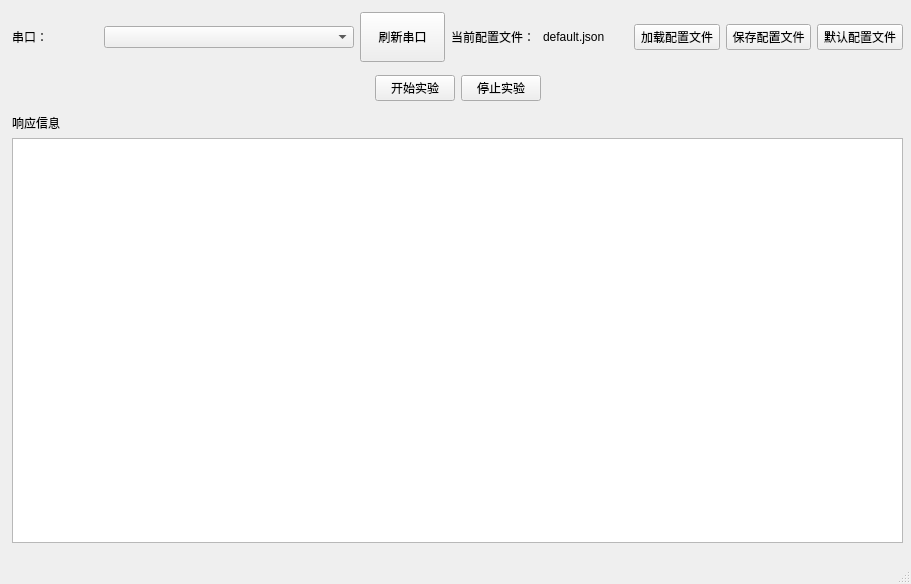
<?xml version="1.0" encoding="UTF-8"?>
<ui version="4.0">
 <class>tab7_window</class>
 <widget class="QMainWindow" name="tab7_window">
  <property name="geometry">
   <rect>
    <x>0</x>
    <y>0</y>
    <width>911</width>
    <height>584</height>
   </rect>
  </property>
  <property name="sizePolicy">
   <sizepolicy hsizetype="Expanding" vsizetype="Expanding">
    <horstretch>0</horstretch>
    <verstretch>0</verstretch>
   </sizepolicy>
  </property>
  <property name="windowTitle">
   <string>MainWindow</string>
  </property>
  <widget class="QWidget" name="centralwidget">
   <property name="enabled">
    <bool>true</bool>
   </property>
   <property name="sizePolicy">
    <sizepolicy hsizetype="Expanding" vsizetype="Expanding">
     <horstretch>0</horstretch>
     <verstretch>0</verstretch>
    </sizepolicy>
   </property>
   <widget class="QWidget" name="verticalLayoutWidget_3">
    <property name="geometry">
     <rect>
      <x>7</x>
      <y>7</y>
      <width>901</width>
      <height>541</height>
     </rect>
    </property>
    <layout class="QVBoxLayout" name="verticalLayout_2">
     <property name="sizeConstraint">
      <enum>QLayout::SetMinAndMaxSize</enum>
     </property>
     <property name="leftMargin">
      <number>5</number>
     </property>
     <property name="topMargin">
      <number>5</number>
     </property>
     <property name="rightMargin">
      <number>5</number>
     </property>
     <property name="bottomMargin">
      <number>5</number>
     </property>
     <item>
      <layout class="QHBoxLayout" name="horizontalLayout">
       <property name="sizeConstraint">
        <enum>QLayout::SetMaximumSize</enum>
       </property>
       <item>
        <widget class="QLabel" name="label_3">
         <property name="text">
          <string>串口：</string>
         </property>
        </widget>
       </item>
       <item>
        <widget class="QComboBox" name="tab_7_port_combox">
         <property name="minimumSize">
          <size>
           <width>250</width>
           <height>0</height>
          </size>
         </property>
        </widget>
       </item>
       <item>
        <widget class="QPushButton" name="tab_7_refresh_port_btn">
         <property name="minimumSize">
          <size>
           <width>0</width>
           <height>50</height>
          </size>
         </property>
         <property name="text">
          <string>刷新串口</string>
         </property>
        </widget>
       </item>
       <item>
        <widget class="QLabel" name="label">
         <property name="text">
          <string>当前配置文件：</string>
         </property>
        </widget>
       </item>
       <item>
        <widget class="QLabel" name="config_name_label">
         <property name="text">
          <string>default.json</string>
         </property>
        </widget>
       </item>
       <item>
        <widget class="QPushButton" name="load_config_btn">
         <property name="text">
          <string>加载配置文件</string>
         </property>
        </widget>
       </item>
       <item>
        <widget class="QPushButton" name="save_config_btn">
         <property name="text">
          <string>保存配置文件</string>
         </property>
        </widget>
       </item>
       <item>
        <widget class="QPushButton" name="default_config_btn">
         <property name="text">
          <string>默认配置文件</string>
         </property>
        </widget>
       </item>
      </layout>
     </item>
     <item>
      <layout class="QVBoxLayout" name="content_layout"/>
     </item>
     <item>
      <layout class="QVBoxLayout" name="verticalLayout" stretch="0,1">
       <item>
        <layout class="QHBoxLayout" name="horizontalLayout_2">
         <item>
          <spacer name="horizontalSpacer">
           <property name="orientation">
            <enum>Qt::Horizontal</enum>
           </property>
           <property name="sizeHint" stdset="0">
            <size>
             <width>20</width>
             <height>40</height>
            </size>
           </property>
          </spacer>
         </item>
         <item>
          <widget class="QPushButton" name="start_btn">
           <property name="text">
            <string>开始实验</string>
           </property>
          </widget>
         </item>
         <item>
          <widget class="QPushButton" name="stop_btn">
           <property name="text">
            <string>停止实验</string>
           </property>
          </widget>
         </item>
         <item>
          <spacer name="horizontalSpacer_2">
           <property name="orientation">
            <enum>Qt::Horizontal</enum>
           </property>
           <property name="sizeHint" stdset="0">
            <size>
             <width>20</width>
             <height>40</height>
            </size>
           </property>
          </spacer>
         </item>
        </layout>
       </item>
       <item>
        <layout class="QVBoxLayout" name="verticalLayout_3" stretch="0,1">
         <item>
          <widget class="QLabel" name="label_4">
           <property name="sizePolicy">
            <sizepolicy hsizetype="Minimum" vsizetype="Minimum">
             <horstretch>0</horstretch>
             <verstretch>0</verstretch>
            </sizepolicy>
           </property>
           <property name="text">
            <string>响应信息</string>
           </property>
          </widget>
         </item>
         <item>
          <widget class="QListWidget" name="tab_7_responselist"/>
         </item>
        </layout>
       </item>
      </layout>
     </item>
    </layout>
   </widget>
  </widget>
  <widget class="QMenuBar" name="menubar">
   <property name="geometry">
    <rect>
     <x>0</x>
     <y>0</y>
     <width>911</width>
     <height>22</height>
    </rect>
   </property>
   <property name="defaultUp">
    <bool>false</bool>
   </property>
   <property name="nativeMenuBar">
    <bool>true</bool>
   </property>
  </widget>
  <widget class="QStatusBar" name="statusbar"/>
 </widget>
 <resources/>
 <connections/>
</ui>
